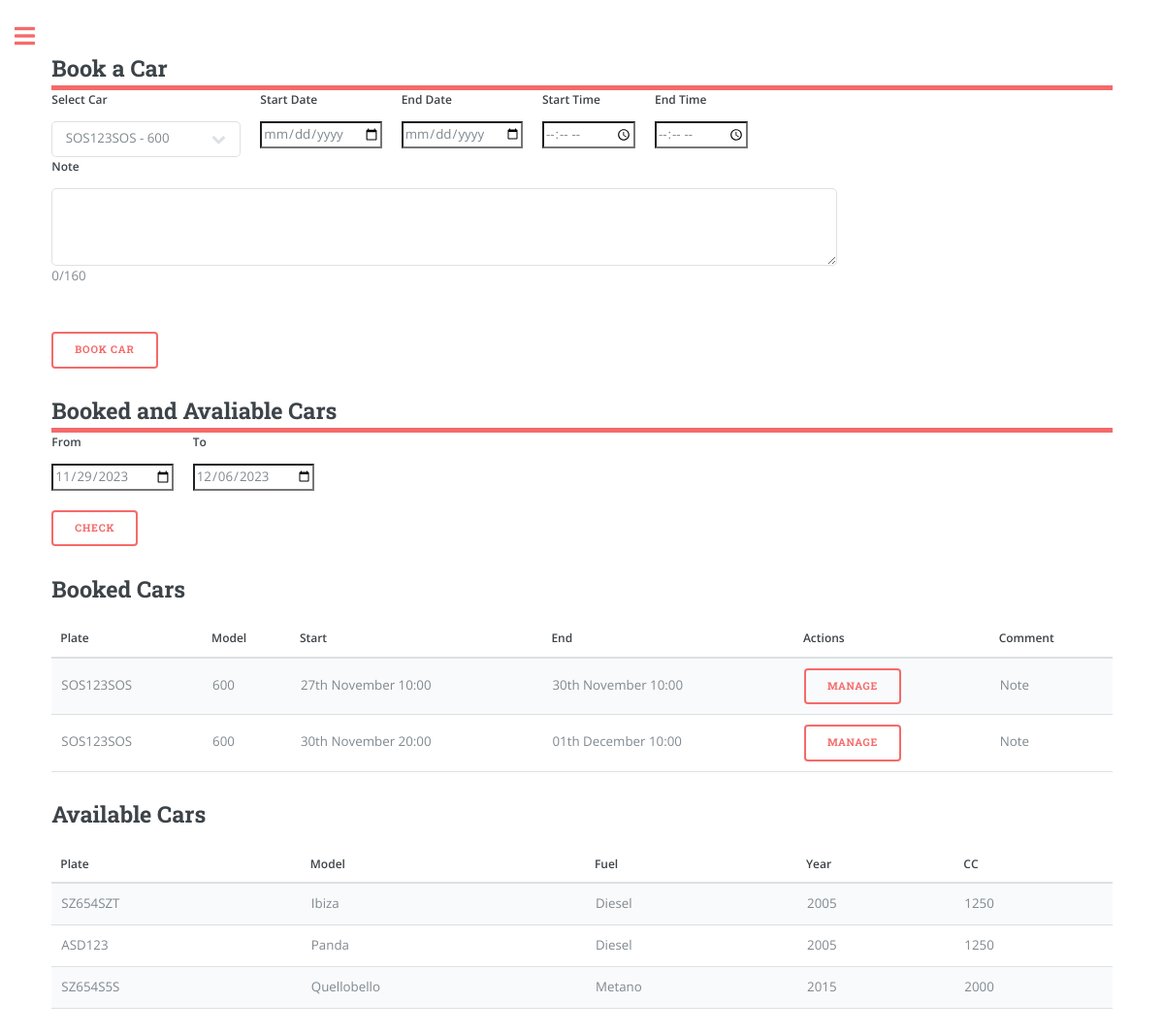
Before: /overview (signed in) with the older database file.
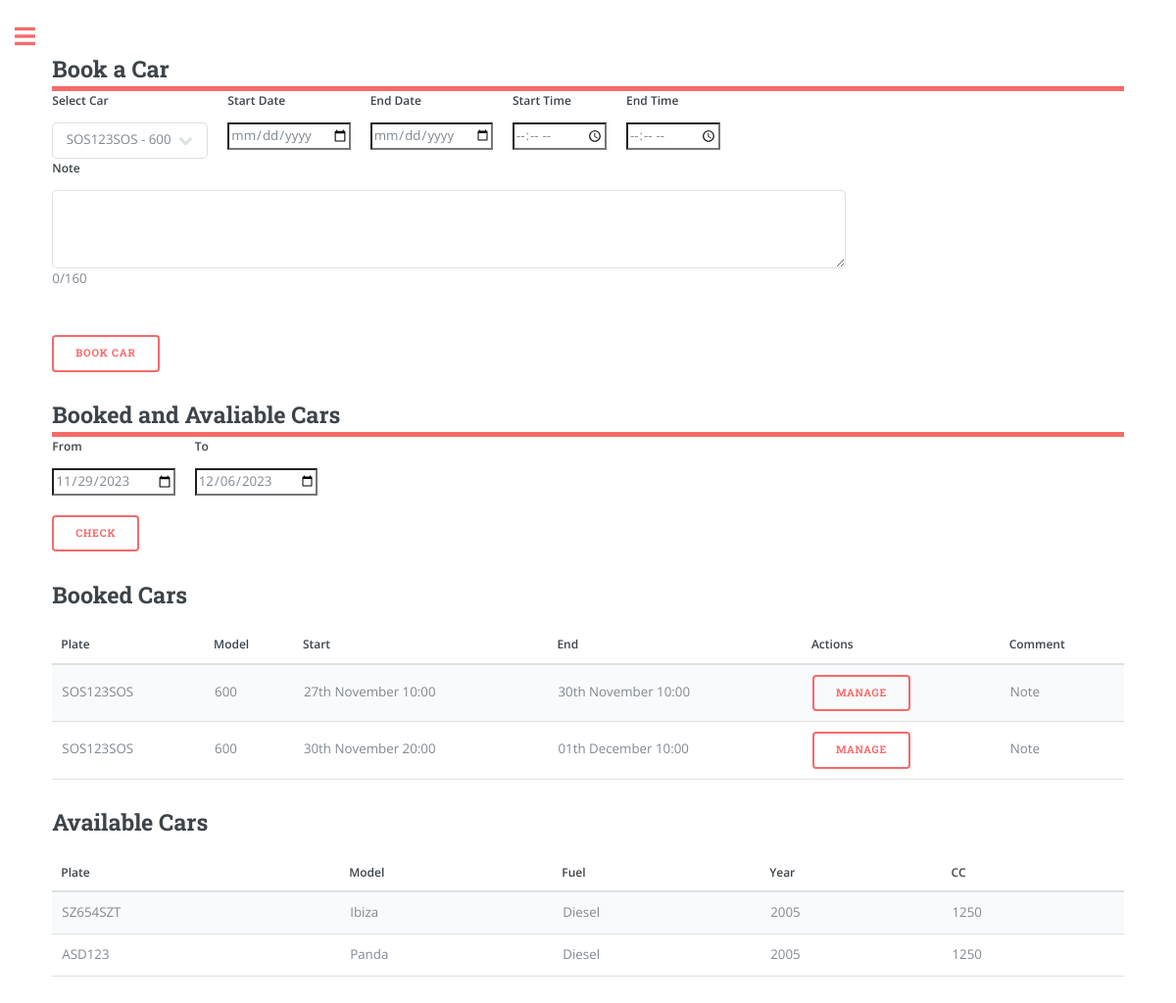
After: the same page with the newer database file.
### app/models.py (models this page shows, shortened)
class Booking(db.Model):
    id = db.Column(db.Integer, primary_key=True)
    start_datetime = db.Column(db.DateTime, nullable=False)
    end_datetime = db.Column(db.DateTime, nullable=False)
    car_plate = db.Column(db.String(8), db.ForeignKey('car.plate'), nullable=False)
    user_id = db.Column(db.Integer, db.ForeignKey('user.id'), nullable=False)
    note = db.Column(db.String(160))
    car = db.relationship('Car', backref='bookings', lazy=True)

class Car(db.Model):
    plate = db.Column(db.String(8), primary_key=True, index=True, unique=True)
    make = db.Column(db.String(15), index=True)
    model = db.Column(db.String(15), index=True)
    fuel = db.Column(db.String(8), index=True)
    year = db.Column(db.Integer, index=True)
    cc = db.Column(db.Integer, index=True)
    user_id = db.Column(db.Integer, db.ForeignKey('user.id'))

### app/routes.py (the view, shortened to what this page needs)
@app.route('/')
@app.route('/overview', methods=['GET', 'POST'])
@login_required
def overview(): # Booking
    user_cars = current_user.garage.all()
    from_date = request.form.get('from')
    to_date = request.form.get('to')
    if from_date == None:
        from_date = datetime.now().strftime('%Y-%m-%d')
        to_date = (datetime.now() + timedelta(days=7)).strftime('%Y-%m-%d')
    from_datetime = datetime.strptime(f'{from_date}', '%Y-%m-%d')
    to_datetime = datetime.strptime(f'{to_date}', '%Y-%m-%d')
    user_bookings = Booking.query.filter(
                Booking.user_id == current_user.id,
                Booking.end_datetime > from_datetime,
                Booking.start_datetime < to_datetime,
                Booking.end_datetime > datetime.now()  # Additional condition to exclude expired bookings
                ).all()
    booked_car_plates = [booking.car_plate for booking in user_bookings]
    available_cars = [car for car in user_cars if car.plate not in booked_car_plates]
    three_months_ago = datetime.now() - timedelta(days=3 * 30)
    old_bookings = Booking.query.filter(
        (Booking.user_id == current_user.id) &
        (Booking.end_datetime < three_months_ago)
    ).all()
    for old_booking in old_bookings:
        Booking.remove_booking(old_booking.id)
    return render_template('overview.html',
                            user_cars=user_cars,
                            available_cars=available_cars,
                            user_bookings=user_bookings,
                            from_datetime=from_datetime.strftime('%Y-%m-%d'),
                            to_datetime=to_datetime.strftime('%Y-%m-%d'),
                            user_name=current_user.username if current_user.is_authenticated else None)

### app/models.py (called while the page is built)
@login.user_loader
def load_user(id):
    return User.query.get(int(id))

### app/templates/overview.html (shortened to what the changed rows need)
{% extends "index.html" %}
{% block content %}
<link rel="stylesheet" href="{{ url_for('static', filename='css/main.css') }}">
<header id="header" style="padding: 0;">
    <h2>Book a Car</h2>
</header>
<header id="header" style="padding: 0;">
<h2>Booked and Avaliable Cars</h2>
</header>
<form action="{{ url_for('bookings_manage') }}" method="POST">
    <h2>Booked Cars</h2>
    <table>
        <thead>
            <tr>
                <th>Plate</th>
                <th>Model</th>
                <th>Start</th>
                <th>End</th>
                <th>Actions</th>
                <th>Comment</th>
            </tr>
        </thead>
        <tbody>
            {% for booking in user_bookings %}
                <tr>
                    <td>{{ booking.car.plate }}</td>
                    <td>{{ booking.car.model }}</td>
                    <td>{{ booking.start_datetime.strftime("%dth %B %H:%M") }}</td>
                    <td>{{ booking.end_datetime.strftime("%dth %B %H:%M") }}</td>
                    <td>
                        <button type="submit" class="btn btn-danger" name="manage_booking" value="{{ booking.id }}">Manage</button>
                    </td>
                    <td>
                        {% if booking.note %}
                            <span class="note-tooltip">
                                Note
                            </span>
                        {% endif %}
                    </td>
                </tr>
            {% endfor %}
        </tbody>
    </table>
</form>
<h2>Available Cars</h2>
<table>
    <thead>
        <tr>
            <th>Plate</th>
            <th>Model</th>
            <th>Fuel</th>
            <th>Year</th>
            <th>CC</th>
        </tr>
    </thead>
    <tbody>
        {% for car in available_cars %}
            <tr>
                <td>{{ car.plate }}</td>
                <td>{{ car.model }}</td>
                <td>{{ car.fuel }}</td>
                <td>{{ car.year }}</td>
                <td>{{ car.cc }}</td>
            </tr>
        {% endfor %}
    </tbody>
</table>
{% endblock %}

Changed rows visible on the page:
removed Car: plate "SZ654S5S", model "Quellobello", fuel "Metano", year "2015", cc "2000"
